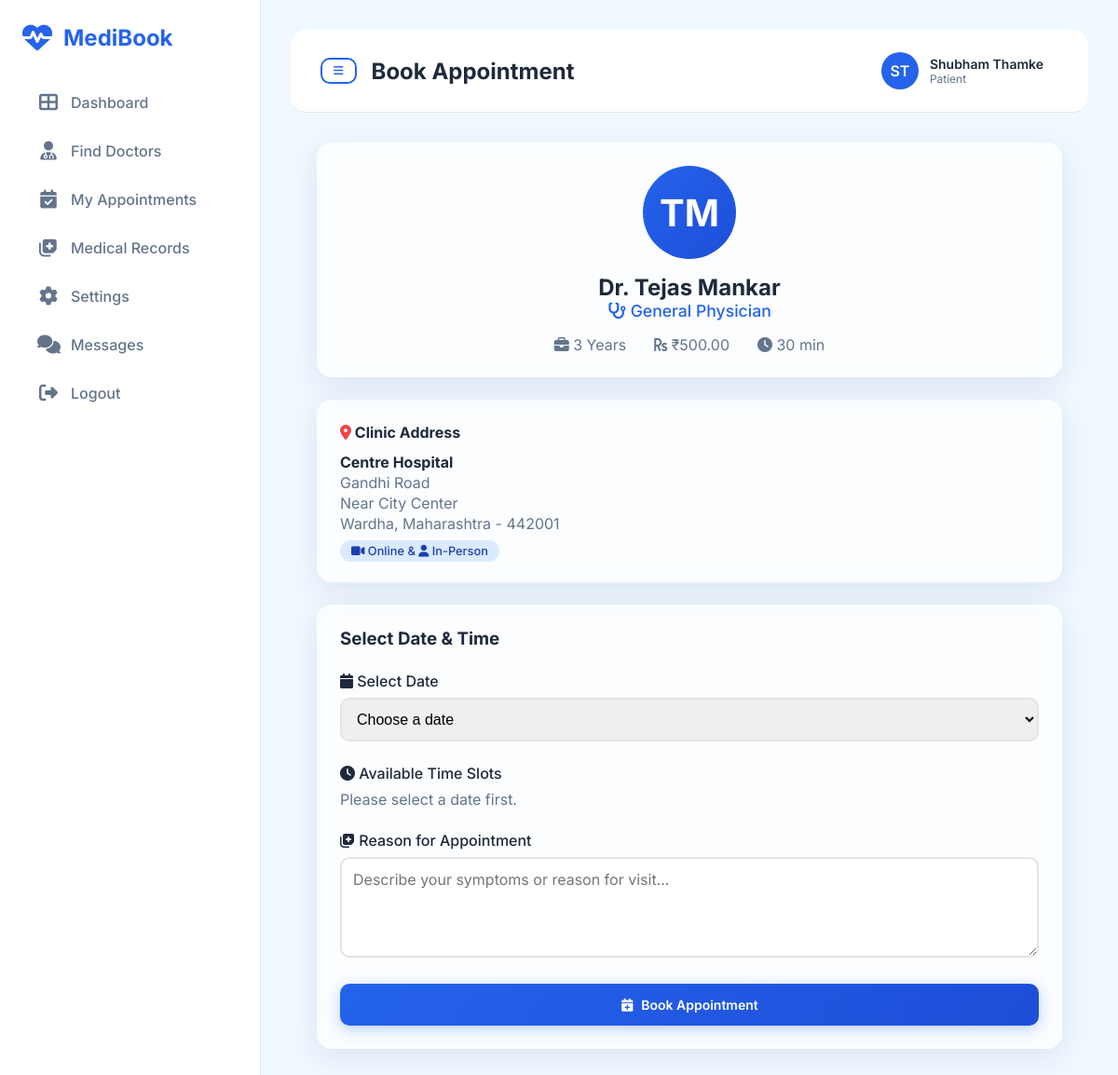
Page /appointments/book/5/ (signed in) on the committed database.
### users/models.py (models this page shows, shortened)
class UserProfile(models.Model):
    ROLE_CHOICES = (
        ('patient', 'Patient'),  # (database_value, display_value)
        ('doctor', 'Doctor'),
    )
    user = models.OneToOneField(
        User,
        on_delete=models.CASCADE,
        related_name='profile'
    )
    role = models.CharField(
        max_length=10,
        choices=ROLE_CHOICES,
        default='patient'
    )
    phone = models.CharField(
        max_length=15,
        blank=True,
        default=''
    )
    profile_image = models.ImageField(
        upload_to='profile_images/',  # Files saved to MEDIA_ROOT/profile_images/
        blank=True,
        null=True
    )
    created_at = models.DateTimeField(auto_now_add=True)

### doctors/models.py (models this page shows, shortened)
class Doctor(models.Model):
    VERIFICATION_CHOICES = (
        ('pending', 'Pending Verification'),
        ('approved', 'Approved'),
        ('rejected', 'Rejected'),
    )
    CONSULTATION_CHOICES = (
        ('in_person', 'In-Person'),
        ('online', 'Online'),
        ('both', 'Both In-Person & Online'),
    )
    user = models.OneToOneField(User, on_delete=models.CASCADE, related_name='doctor_profile')
    specialization = models.CharField(max_length=100, blank=True, null=True)
    experience = models.IntegerField(help_text='Years of experience', blank=True, null=True)
    qualification = models.CharField(max_length=200, blank=True, null=True)
    fees = models.DecimalField(max_digits=10, decimal_places=2, blank=True, null=True)
    bio = models.TextField(blank=True, null=True)
    available_days = models.CharField(max_length=200, blank=True, null=True, help_text='Comma separated days')
    start_time = models.TimeField(blank=True, null=True, help_text='Consultation start time')
    end_time = models.TimeField(blank=True, null=True, help_text='Consultation end time')
    slot_duration = models.IntegerField(default=30, blank=True, null=True)
    is_available = models.BooleanField(default=True)
    consultation_type = models.CharField(max_length=20, choices=CONSULTATION_CHOICES, default='both')
    clinic_name = models.CharField(max_length=200, blank=True, null=True, help_text='Hospital/Clinic name')
    address_line1 = models.CharField(max_length=300, blank=True, null=True, help_text='Street address')
    address_line2 = models.CharField(max_length=300, blank=True, null=True, help_text='Area/Landmark')
    city = models.CharField(max_length=100, blank=True, null=True)
    state = models.CharField(max_length=100, blank=True, null=True)
    pincode = models.CharField(max_length=10, blank=True, null=True)
    is_verified = models.BooleanField(default=False)  # Quick verified check
    verification_status = models.CharField(max_length=20, choices=VERIFICATION_CHOICES, default='pending')
    registration_number = models.CharField(max_length=100, blank=True, null=True)  # Medical license number
    state_council = models.CharField(max_length=100, blank=True, null=True)  # Issuing state council
    license_document = models.FileField(upload_to='license_docs/', blank=True, null=True)  # Uploaded license
    verification_notes = models.TextField(blank=True, null=True)  # Admin notes on verification
    verified_by = models.ForeignKey(User, on_delete=models.SET_NULL, null=True, blank=True, related_name='verified_doctors')
    verified_at = models.DateTimeField(null=True, blank=True)  # When verification was done
    created_at = models.DateTimeField(auto_now_add=True)
    updated_at = models.DateTimeField(auto_now=True)
    class Meta:
        ordering = ['-created_at']

### appointments/views.py (the view, shortened to what this page needs)
# urls.py: path('book/<int:doctor_id>/', views.book_appointment, name='book_appointment'),
@login_required
def book_appointment(request, doctor_id):
    if request.user.profile.role != 'patient':
        messages.error(request, 'Only patients can book appointments.')
        return redirect('dashboard')
    doctor = get_object_or_404(Doctor, pk=doctor_id, is_available=True, is_verified=True)
    available_dates = []
    today = timezone.now().date()
    for i in range(1, 8):  # Next 7 days
        date = today + timedelta(days=i)
        day_name = date.strftime('%A')  # Get weekday name
        if doctor.available_days and day_name.lower() in [d.strip().lower() for d in doctor.available_days.split(',')]:
            available_dates.append(date.strftime('%Y-%m-%d'))
    return render(request, 'patient/book_appointment.html', {
        'doctor': doctor,
        'available_dates': available_dates,
    })

### templates/patient/book_appointment.html (shortened to what this page needs)
{% extends 'base.html' %}
{% block page_title %}Book Appointment{% endblock %}
{% block content %}
<div style="max-width: 800px; margin: 0 auto; animation: fadeIn 0.5s ease;">
    <div class="glass-card" style="margin-bottom: 24px; text-align: center;">
        <div style="width: 100px; height: 100px; border-radius: 50%; background: linear-gradient(135deg, var(--primary-color), var(--primary-dark));
                   display: flex; align-items: center; justify-content: center; color: white; font-size: 2.5rem; font-weight: 700; margin: 0 auto 16px;">
            {{ doctor.user.first_name|first }}{{ doctor.user.last_name|first }}
        </div>
        <h2>Dr. {{ doctor.user.get_full_name }}</h2>
        <p style="color: var(--primary-color); font-weight: 500; font-size: 1.1rem;">
            <i class="fas fa-stethoscope"></i> {{ doctor.specialization }}
        </p>
        <div style="display: flex; justify-content: center; gap: 30px; margin-top: 16px; color: var(--text-secondary);">
            <span><i class="fas fa-briefcase"></i> {{ doctor.experience }} Years</span>
            <span><i class="fas fa-rupee-sign"></i> ₹{{ doctor.fees }}</span>
            <span><i class="fas fa-clock"></i> {{ doctor.slot_duration }} min</span>
        </div>
    </div>
    {% if doctor.clinic_name or doctor.city %}
    <div class="glass-card" style="margin-bottom: 24px;">
        <h4 style="margin-bottom: 12px;"><i class="fas fa-map-marker-alt" style="color: #ef4444;"></i> Clinic Address</h4>
        <p style="margin: 2px 0;"><strong>{{ doctor.clinic_name|default:'' }}</strong></p>
        <p style="margin: 2px 0; color: #64748b;">{{ doctor.address_line1|default:'' }}</p>
        {% if doctor.address_line2 %}<p style="margin: 2px 0; color: #64748b;">{{ doctor.address_line2 }}</p>{% endif %}
        <p style="margin: 2px 0; color: #64748b;">
            {{ doctor.city|default:'' }}{% if doctor.state %}, {{ doctor.state }}{% endif %}{% if doctor.pincode %} - {{ doctor.pincode }}{% endif %}
        </p>
        <p style="margin-top: 8px;">
            <span style="background: #dbeafe; color: #1e40af; padding: 4px 12px; border-radius: 20px; font-size: 0.8rem; font-weight: 500;">
                {% if doctor.consultation_type == 'online' %}
                    <i class="fas fa-video"></i> Online
                {% elif doctor.consultation_type == 'in_person' %}
                    <i class="fas fa-user"></i> In-Person
                {% else %}
                    <i class="fas fa-video"></i> Online & <i class="fas fa-user"></i> In-Person
                {% endif %}
            </span>
        </p>
    </div>
    {% endif %}
    <div class="glass-card">
        <h3 style="margin-bottom: 24px;">Select Date & Time</h3>
        <form method="POST" id="bookingForm">
            <div style="margin-bottom: 24px;">
                <label style="display: block; margin-bottom: 8px; font-weight: 500;">
                    <i class="fas fa-calendar"></i> Select Date
                </label>
                <select name="appointment_date" id="appointmentDate" required
                        style="width: 100%; padding: 12px; border: 2px solid #e1e5e9; border-radius: 10px; font-size: 1rem;">
                    <option value="">Choose a date</option>
                </select>
            </div>
            <div style="margin-bottom: 24px;">
                <label style="display: block; margin-bottom: 8px; font-weight: 500;">
                    <i class="fas fa-clock"></i> Available Time Slots
                </label>
                <div id="timeSlots" style="display: grid; grid-template-columns: repeat(auto-fill, minmax(100px, 1fr)); gap: 10px;">
                    <p style="color: var(--text-secondary); grid-column: 1/-1;">Please select a date first.</p>
                </div>
            </div>
            <div style="margin-bottom: 24px;">
                <label style="display: block; margin-bottom: 8px; font-weight: 500;">
                    <i class="fas fa-notes-medical"></i> Reason for Appointment
                </label>
                <textarea name="reason" rows="4" required placeholder="Describe your symptoms or reason for visit..."
                          style="width: 100%; padding: 12px; border: 2px solid #e1e5e9; border-radius: 10px; font-size: 1rem; font-family: 'Inter', sans-serif;"></textarea>
            </div>
            <button type="submit" class="btn btn-primary" style="width: 100%; padding: 14px; justify-content: center;" id="submitBtn" disabled>
                <i class="fas fa-calendar-plus"></i> Book Appointment
            </button>
        </form>
    </div>
</div>
{% endblock %}

### templates/base.html (shortened to what this page needs)
<!DOCTYPE html>
<html lang="en">
<head>
    <link rel="stylesheet" href="https://cdnjs.cloudflare.com/ajax/libs/font-awesome/6.4.0/css/all.min.css">
</head>
<body>
    {% if user.is_authenticated %}
        <aside class="sidebar" id="sidebar">
            <div class="sidebar-logo">
                <i class="fas fa-heartbeat"></i>
                <span>MediBook</span>
            </div>
            <ul class="sidebar-nav">
                {% if user.profile.role == 'patient' %}
                    <li><a href="{% url 'patient_dashboard' %}"><i class="fas fa-th-large"></i>Dashboard</a></li>
                    <li><a href="{% url 'doctor_list' %}"><i class="fas fa-user-md"></i>Find Doctors</a></li>
                    <li><a href="{% url 'my_appointments' %}"><i class="fas fa-calendar-check"></i>My Appointments</a></li>
                    <li><a href="{% url 'patient_medical_history' %}"><i class="fas fa-notes-medical"></i>Medical Records</a></li>
                {% endif %}
                <li><a href="{% url 'profile' %}"><i class="fas fa-cog"></i>Settings</a></li>
                <li>
                    <a href="{% url 'chat_list' %}" class="{% if 'chat' in request.path %}active{% endif %}">
                        <i class="fas fa-comments"></i>
                        <span>Messages</span>
                    </a>
                </li>
                <li><a href="{% url 'logout' %}"><i class="fas fa-sign-out-alt"></i>Logout</a></li>
            </ul>
        </aside>
        <main class="main-content">
            <nav class="top-nav">
                <div class="top-nav-left">
                    <button class="btn btn-outline btn-sm" onclick="document.getElementById('sidebar').classList.toggle('open')">
                        <i class="fas fa-bars"></i>
                    </button>
                    <h2>{% block page_title %}Dashboard{% endblock %}</h2>
                </div>
                <div class="top-nav-right">
                    <div class="user-menu">
                        <div class="user-avatar">{{ user.first_name|first }}{{ user.last_name|first }}</div>
                        <div>
                            <div style="font-weight: 600; font-size: 0.875rem;">{{ user.get_full_name }}</div>
                            <div style="font-size: 0.75rem; color: var(--text-secondary); text-transform: capitalize;">{{ user.profile.role }}</div>
                        </div>
                    </div>
                </div>
            </nav>
            {% block content %}{% endblock %}
        </main>
    {% else %}
        {% block auth_content %}{% endblock %}
    {% endif %}
</body>
</html>

### templates/base.html (style rules this page uses)
:root { --primary-color: #2563eb; --primary-dark: #1d4ed8; --secondary-color: #059669; --bg-primary: #f0f9ff; --bg-white: #ffffff; --text-primary: #1e293b; --text-secondary: #64748b; --border-color: #e2e8f0; --danger-color: #ef4444; --success-color: #10b981; --warning-color: #f59e0b; }
* { margin: 0; padding: 0; box-sizing: border-box; }
body { font-family: 'Inter', sans-serif; background: var(--bg-primary); color: var(--text-primary); min-height: 100vh; }
.sidebar { position: fixed; left: 0; top: 0; bottom: 0; width: 280px; background: rgba(255, 255, 255, 0.95); backdrop-filter: blur(10px); border-right: 1px solid var(--border-color); padding: 24px; z-index: 1000; overflow-y: auto; }
.sidebar-logo { font-size: 1.5rem; font-weight: 700; color: var(--primary-color); margin-bottom: 32px; display: flex; align-items: center; gap: 12px; }
.sidebar-logo i { font-size: 2rem; }
.sidebar-nav { list-style: none; }
.sidebar-nav li { margin-bottom: 8px; }
.sidebar-nav a { display: flex; align-items: center; gap: 12px; padding: 12px 16px; color: var(--text-secondary); text-decoration: none; border-radius: 12px; transition: all 0.3s ease; font-weight: 500; }
.sidebar-nav a i { font-size: 1.25rem; width: 24px; text-align: center; }
.main-content { margin-left: 280px; padding: 32px; min-height: 100vh; }
.top-nav { background: rgba(255, 255, 255, 0.95); backdrop-filter: blur(10px); border-bottom: 1px solid var(--border-color); padding: 16px 32px; display: flex; justify-content: space-between; align-items: center; margin-bottom: 32px; border-radius: 16px; position: sticky; top: 16px; z-index: 100; }
.top-nav-left { display: flex; align-items: center; gap: 16px; }
.top-nav-right { display: flex; align-items: center; gap: 16px; }
.user-menu { display: flex; align-items: center; gap: 12px; padding: 8px 16px; border-radius: 12px; transition: all 0.3s ease; }
.user-avatar { width: 40px; height: 40px; border-radius: 50%; background: var(--primary-color); display: flex; align-items: center; justify-content: center; color: white; font-weight: 600; }
.btn { padding: 10px 20px; border-radius: 10px; border: none; font-weight: 600; cursor: pointer; transition: all 0.3s ease; display: inline-flex; align-items: center; gap: 8px; text-decoration: none; font-size: 0.875rem; font-family: 'Inter', sans-serif; }
.btn-primary { background: linear-gradient(135deg, var(--primary-color), var(--primary-dark)); color: white; box-shadow: 0 4px 15px rgba(37, 99, 235, 0.3); }
.btn-outline { background: transparent; border: 2px solid var(--primary-color); color: var(--primary-color); }
.btn-sm { padding: 6px 12px; font-size: 0.75rem; }
.glass-card { background: rgba(255, 255, 255, 0.7); backdrop-filter: blur(10px); border: 1px solid rgba(255, 255, 255, 0.3); border-radius: 16px; box-shadow: 0 8px 32px rgba(31, 38, 135, 0.1); padding: 24px; transition: all 0.3s ease; }

### rows in the picture
Doctor: user.first_name|first "T", user.last_name|first "M", user.get_full_name "Tejas Mankar", specialization "General Physician", experience "3", fees "500.00", slot_duration "30", clinic_name "Centre Hospital", address_line1 "Gandhi Road", address_line2 "Near City Center", city "Wardha", state "Maharashtra", pincode "442001"

### other values in the picture
{{ user.first_name|first }} "S"
{{ user.last_name|first }} "T"
{{ user.get_full_name }} "Shubham Thamke"
{{ user.profile.role }} "Patient"
